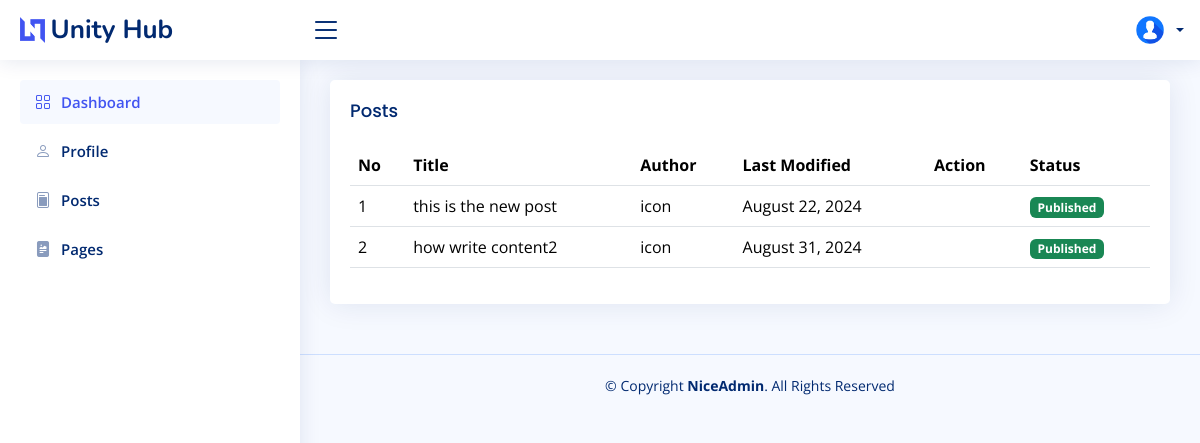
/admin/post/posts.php, run on the app's committed database.
### tables this page shows
CREATE TABLE `site_settings` (
  `id` int(11) NOT NULL,
  `site_icon` varchar(500) DEFAULT NULL,
  `site_logo` varchar(500) DEFAULT NULL,
  `site_name` varchar(500) DEFAULT NULL
);

CREATE TABLE `posts` (
  `id` int(11) NOT NULL,
  `title` varchar(1000) DEFAULT NULL,
  `excerpt` varchar(2000) DEFAULT NULL,
  `image` varchar(500) DEFAULT NULL,
  `content` longtext DEFAULT NULL,
  `author` varchar(200) DEFAULT NULL,
  `status` enum('draft','published') NOT NULL DEFAULT 'draft',
  `publish_date` date NOT NULL DEFAULT current_timestamp(),
  `slug` varchar(5000) NOT NULL,
  `updated_at` date NOT NULL DEFAULT current_timestamp(),
  `category` varchar(500) DEFAULT NULL,
  `tags` varchar(500) DEFAULT NULL
);

### admin/config/DbConfig.php (called while the page is built, shortened)
<?php
class DbConfig
{
	private $_host = 'localhost';
	private $_username = 'root';
	private $_password = '';
	private $_database = 'unity_hub';
	public $connection;
	public function __construct()
	{
		if (!isset($this->connection)) {
			$this->connection = new mysqli($this->_host, $this->_username, $this->_password, $this->_database);
		}
		return $this->connection;
	}
}
?>

### admin/config/Crud.php (called while the page is built, shortened)
<?php
include_once 'DbConfig.php';
class Crud extends DbConfig
{
	public function getData($table, $where, $limit, $column)
	{
		if (empty($where) && empty($limit) && empty($column)) {
			$query = "SELECT * FROM $table";
			$result = $this->connection->query($query);
			$rows = array();
			while ($row = $result->fetch_assoc()) {
				$rows[] = $row;
			}
			return $rows;
		} elseif (empty($limit) && !empty($where) && empty($column)) {
			$query = "SELECT * FROM $table WHERE $where ORDER BY id ASC";
			$result = $this->connection->query($query);
			$rows = array();
			while ($row = $result->fetch_assoc()) {
				$rows[] = $row;
			}
			return $rows;
		}
	}
}

### admin/post/posts.php (the view, shortened to what this page needs)
<?php
include_once("../config/DbConfig.php");
include_once("../config/Crud.php");
$crud = new Crud();
$posts = $crud->getData('posts', '', '', '');
include_once "../includes/header.php";
include_once "../includes/navbar.php";
include_once "../includes/sidebar.php";
?>
<main id="main" class="main">
    <section class="section">
        <div class="row">
            <div class="col-lg-12">
                <div class="card">
                    <div class="card-body">
                        <h5 class="card-title">Posts</h5>
                        <table class="table datatable">
                            <thead>
                                <tr>
                                    <th>No</th>
                                    <th>Title</th>
                                    <th>Author</th>
                                    <th>Last Modified</th>
                                    <th>Action</th>
                                    <th>Status</th>
                                </tr>
                            </thead>
                            <tbody>
                                <?php
                                $counter = 1;
                                foreach ($posts as $post): ?>
                                    <tr>
                                        <td><?php echo $counter++; ?></td>
                                        <td><?php echo htmlspecialchars($post['title']); ?></td>
                                        <td><?php echo htmlspecialchars($post['author']); ?></td>
                                        <td><?php echo date('F j, Y', strtotime($post['updated_at'])); ?></td>
                                        <td>
                                        </td>
                                        <td>
                                            <?php if ($post['status'] == 'published'): ?>
                                                <span class="badge bg-success">Published</span>
                                            <?php endif; ?>
                                        </td>
                                    </tr>
                                <?php endforeach; ?>
                            </tbody>
                        </table>
                    </div>
                </div>
            </div>
        </div>
    </section>
</main>
<?php
include_once '../includes/footer.php';
?>

### admin/includes/navbar.php (shortened to what this page needs)
<?php
$username = $_SESSION['user_data']['user_username'];
$userData = $crud->getData('users', "username='" . $username . "'", "", "")[0];
$profileData = json_decode($userData['profile_data'], true);
?>
<header id="header" class="header fixed-top d-flex align-items-center">
  <div class="d-flex align-items-center justify-content-between">
    <a href="index.php" class="logo d-flex align-items-center">
      <img src="<?php echo !empty($siteLogo) ? $GLOBALS['admin_site_url'].$siteLogo : $GLOBALS['admin_site_url'] . '/assets/img/logo.png'; ?>" alt="site-logo">
      <span class="d-none d-lg-block"><?php echo $siteName;?></span>
    </a>
    <i class="bi bi-list toggle-sidebar-btn"></i>
  </div>
  <nav class="header-nav ms-auto">
    <ul class="d-flex align-items-center">
    <li class="nav-item dropdown pe-3">
      <a class="nav-link nav-profile d-flex align-items-center pe-0" href="#" data-bs-toggle="dropdown">
        <img src="<?php echo !empty($profileData['profileImage']) ? $GLOBALS['admin_site_url'] . $profileData['profileImage'] : $GLOBALS['admin_site_url'] . '/assets/img/profile_image.jpg'; ?>" alt="Profile" class="rounded-circle">
        <span class="d-none d-md-block dropdown-toggle ps-2"><?php echo $userData['name'] ?></span>
      </a>
    </li>
    </ul>
  </nav>
</header>

### admin/assets/css/style.css (style rules this page uses)
:root { scroll-behavior: smooth; }
body { font-family: "Open Sans", sans-serif; background: #f6f9ff; color: #444444; }
a { color: #4154f1; text-decoration: none; }
h1, h2, h3, h4, h5, h6 { font-family: "Nunito", sans-serif; }
#main { margin-top: 60px; padding: 20px 30px; transition: all 0.3s; }
.card { margin-bottom: 30px; border: none; border-radius: 5px; box-shadow: 0px 0 30px rgba(1, 41, 112, 0.1); }
.card-title { padding: 20px 0 15px 0; font-size: 18px; font-weight: 500; color: #012970; font-family: "Poppins", sans-serif; }
.card-body { padding: 0 20px 20px 20px; }
.logo { line-height: 1; }
@media (min-width: 1200px) { .logo { width: 280px; } }
.logo img { max-height: 26px; margin-right: 6px; }
.logo span { font-size: 26px; font-weight: 700; color: #012970; font-family: "Nunito", sans-serif; }
.header { transition: all 0.5s; z-index: 997; height: 60px; box-shadow: 0px 2px 20px rgba(1, 41, 112, 0.1); background-color: #fff; padding-left: 20px; }
.header .toggle-sidebar-btn { font-size: 32px; padding-left: 10px; cursor: pointer; color: #012970; }
.header-nav ul { list-style: none; }
.header-nav>ul { margin: 0; padding: 0; }
.header-nav .nav-profile { color: #012970; }
.header-nav .nav-profile img { max-height: 36px; }
.header-nav .nav-profile span { font-size: 14px; font-weight: 600; }
@media (min-width: 1200px) { #main, #footer { margin-left: 300px; } }

### data on the page
site_settings: site_logo (picture), site_name "Unity Hub"
posts: title "this is the new post", author "icon", updated_at "August 22, 2024", status "Published"
posts: title "how write content2", author "icon", updated_at "August 31, 2024", status "Published"
